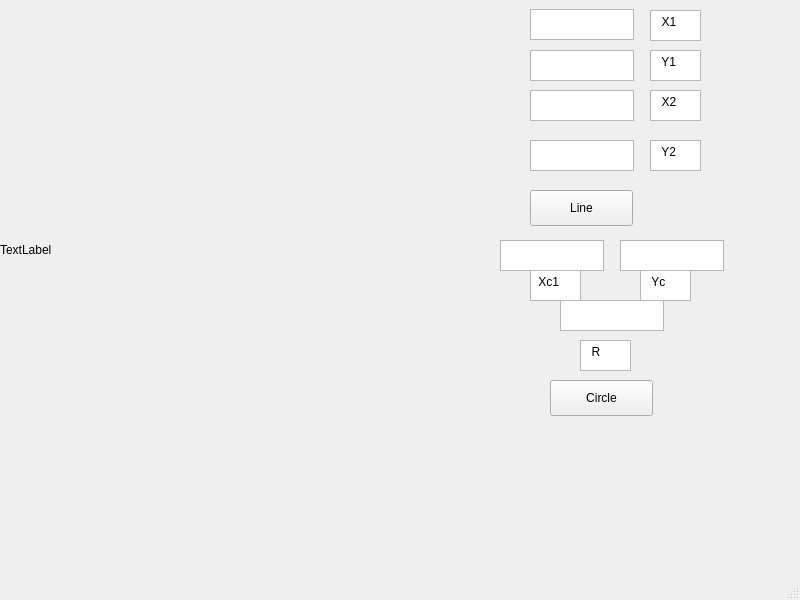
<?xml version="1.0" encoding="UTF-8"?>
<ui version="4.0">
 <class>MainWindow</class>
 <widget class="QMainWindow" name="MainWindow">
  <property name="geometry">
   <rect>
    <x>0</x>
    <y>0</y>
    <width>800</width>
    <height>600</height>
   </rect>
  </property>
  <property name="windowTitle">
   <string>MainWindow</string>
  </property>
  <widget class="QWidget" name="centralwidget">
   <widget class="QLabel" name="label">
    <property name="geometry">
     <rect>
      <x>0</x>
      <y>0</y>
      <width>500</width>
      <height>500</height>
     </rect>
    </property>
    <property name="text">
     <string>TextLabel</string>
    </property>
   </widget>
   <widget class="QTextEdit" name="textEdit">
    <property name="geometry">
     <rect>
      <x>530</x>
      <y>9</y>
      <width>104</width>
      <height>31</height>
     </rect>
    </property>
   </widget>
   <widget class="QTextEdit" name="textEdit_2">
    <property name="geometry">
     <rect>
      <x>530</x>
      <y>50</y>
      <width>104</width>
      <height>31</height>
     </rect>
    </property>
   </widget>
   <widget class="QTextEdit" name="textEdit_3">
    <property name="geometry">
     <rect>
      <x>530</x>
      <y>90</y>
      <width>104</width>
      <height>31</height>
     </rect>
    </property>
   </widget>
   <widget class="QTextEdit" name="textEdit_4">
    <property name="geometry">
     <rect>
      <x>530</x>
      <y>140</y>
      <width>104</width>
      <height>31</height>
     </rect>
    </property>
   </widget>
   <widget class="QTextEdit" name="textEdit_5">
    <property name="geometry">
     <rect>
      <x>500</x>
      <y>240</y>
      <width>104</width>
      <height>31</height>
     </rect>
    </property>
   </widget>
   <widget class="QTextEdit" name="textEdit_6">
    <property name="geometry">
     <rect>
      <x>620</x>
      <y>240</y>
      <width>104</width>
      <height>31</height>
     </rect>
    </property>
   </widget>
   <widget class="QTextEdit" name="textEdit_7">
    <property name="geometry">
     <rect>
      <x>560</x>
      <y>300</y>
      <width>104</width>
      <height>31</height>
     </rect>
    </property>
   </widget>
   <widget class="QPushButton" name="pushButton">
    <property name="geometry">
     <rect>
      <x>530</x>
      <y>190</y>
      <width>103</width>
      <height>36</height>
     </rect>
    </property>
    <property name="text">
     <string>Line</string>
    </property>
   </widget>
   <widget class="QPushButton" name="pushButton_2">
    <property name="geometry">
     <rect>
      <x>550</x>
      <y>380</y>
      <width>103</width>
      <height>36</height>
     </rect>
    </property>
    <property name="text">
     <string>Circle</string>
    </property>
   </widget>
   <widget class="QPlainTextEdit" name="plainTextEdit_2">
    <property name="geometry">
     <rect>
      <x>650</x>
      <y>10</y>
      <width>51</width>
      <height>31</height>
     </rect>
    </property>
    <property name="plainText">
     <string>  X1</string>
    </property>
   </widget>
   <widget class="QPlainTextEdit" name="plainTextEdit_3">
    <property name="geometry">
     <rect>
      <x>650</x>
      <y>50</y>
      <width>51</width>
      <height>31</height>
     </rect>
    </property>
    <property name="plainText">
     <string>  Y1</string>
    </property>
   </widget>
   <widget class="QPlainTextEdit" name="plainTextEdit_4">
    <property name="geometry">
     <rect>
      <x>650</x>
      <y>90</y>
      <width>51</width>
      <height>31</height>
     </rect>
    </property>
    <property name="plainText">
     <string>  X2</string>
    </property>
   </widget>
   <widget class="QPlainTextEdit" name="plainTextEdit_5">
    <property name="geometry">
     <rect>
      <x>650</x>
      <y>140</y>
      <width>51</width>
      <height>31</height>
     </rect>
    </property>
    <property name="plainText">
     <string>  Y2</string>
    </property>
   </widget>
   <widget class="QPlainTextEdit" name="plainTextEdit_6">
    <property name="geometry">
     <rect>
      <x>530</x>
      <y>270</y>
      <width>51</width>
      <height>31</height>
     </rect>
    </property>
    <property name="plainText">
     <string> Xc1</string>
    </property>
   </widget>
   <widget class="QPlainTextEdit" name="plainTextEdit_7">
    <property name="geometry">
     <rect>
      <x>640</x>
      <y>270</y>
      <width>51</width>
      <height>31</height>
     </rect>
    </property>
    <property name="plainText">
     <string>  Yc</string>
    </property>
   </widget>
   <widget class="QPlainTextEdit" name="plainTextEdit_8">
    <property name="geometry">
     <rect>
      <x>580</x>
      <y>340</y>
      <width>51</width>
      <height>31</height>
     </rect>
    </property>
    <property name="plainText">
     <string>  R</string>
    </property>
   </widget>
  </widget>
  <widget class="QMenuBar" name="menubar">
   <property name="geometry">
    <rect>
     <x>0</x>
     <y>0</y>
     <width>800</width>
     <height>29</height>
    </rect>
   </property>
  </widget>
  <widget class="QStatusBar" name="statusbar"/>
 </widget>
 <resources/>
 <connections/>
</ui>
